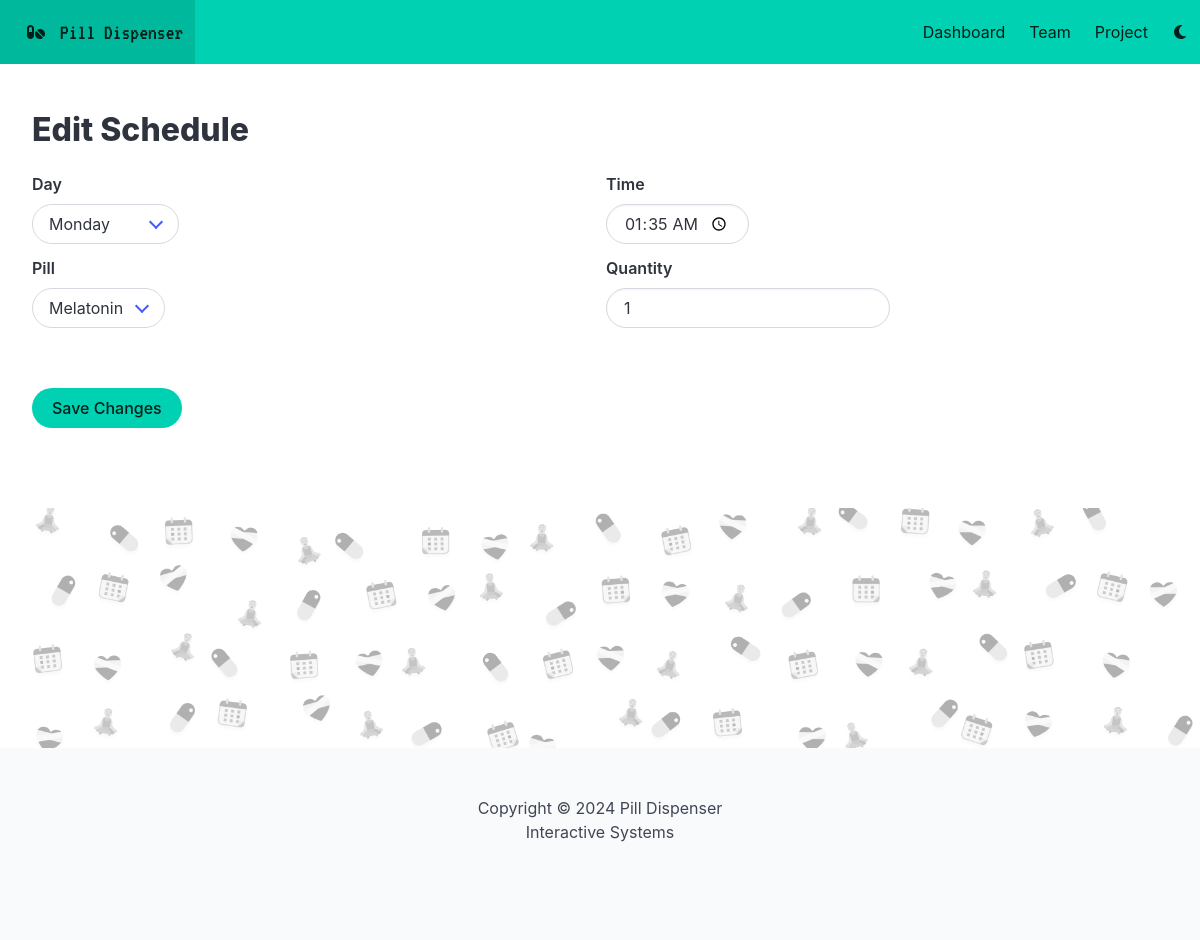
Page /edit_schedule/1 on the committed database.
### app.py (models this page shows)
class Schedule(db.Model):
    id = db.Column(db.Integer, primary_key=True)
    day = db.Column(db.String(10), nullable=False)
    time = db.Column(db.String(5), nullable=False)
    quantity = db.Column(db.Integer, nullable=False, default=1)
    pill_id = db.Column(db.Integer, db.ForeignKey('pill.id'), nullable=False)
    logs = db.relationship('Log', backref='schedule', lazy=True)

class Pill(db.Model):
    id = db.Column(db.Integer, primary_key=True)
    name = db.Column(db.String(100), nullable=False)
    dosage = db.Column(db.String(20), nullable=False)
    tank = db.Column(db.String(1), nullable=False, default='a')
    schedules = db.relationship('Schedule', backref='pill', lazy=True)

### app.py (the view, shortened to what this page needs)
@app.route('/edit_schedule/<int:schedule_id>', methods=['GET', 'POST'])
def edit_schedule(schedule_id):
    schedule = Schedule.query.get_or_404(schedule_id)
    pills = Pill.query.all()
    return render_template('edit_schedule.html', schedule=schedule, pills=pills)

### templates/edit_schedule.html (shortened to what this page needs)
{% extends 'base.html' %}
{% block body %}
<section class="mt-6">
    <h1 class="title">Edit Schedule</h1>
    <form action="/edit_schedule/{{ schedule.id }}" method="POST">
        <div class="fixed-grid">
            <div class="grid">
                <div class="cell">
                    <div class="field">
                        <label for="day" class="label">Day</label>
                        <div class="select is-rounded">
                            <select id="day" name="day" required>
                                <option value="Monday" {% if schedule.day == 'Monday' %} selected {% endif %}>Monday</option>
                            </select>
                        </div>
                    </div>
                </div>
                <div class="cell">
                    <div class="field">
                        <label for="time" class="label">Time</label>
                        <input class="input is-rounded" style="width: max-content;" type="time" id="time" name="time" value="{{ schedule.time }}">
                    </div>
                </div>
                <div class="cell">
                    <div class="field">
                        <label for="pill" class="label">Pill</label>
                        <div class="select is-rounded">
                            <select id="pill" name="pill_id" required>
                                {% for pill in pills %}
                                    <option value="{{ pill.id }}" {% if pill.id == schedule.pill_id %} selected {% endif %}>{{ pill.name }}</option>
                                {% endfor %}
                            </select>
                        </div>
                    </div>
                </div>
                <div class="cell">
                    <div class="field">
                        <label for="quantity" class="label">Quantity</label>
                        <input class="input is-rounded" style="width: max-content;" type="number" id="quantity" name="quantity" min="1" value="{{ schedule.quantity }}" required><br><br>
                    </div>
                </div>
            </div>
        </div>
        <button type="submit" class="button is-primary is-rounded mt-3">Save Changes</button>
    </form>
</section>
{% endblock %}

### static/css/main.css (style rules this page uses)
* { -webkit-box-sizing: border-box; -moz-box-sizing: border-box; box-sizing: border-box; }

### rows in the picture
Schedule: day "Monday", time "01:35", pill_id "Melatonin", quantity "1"
